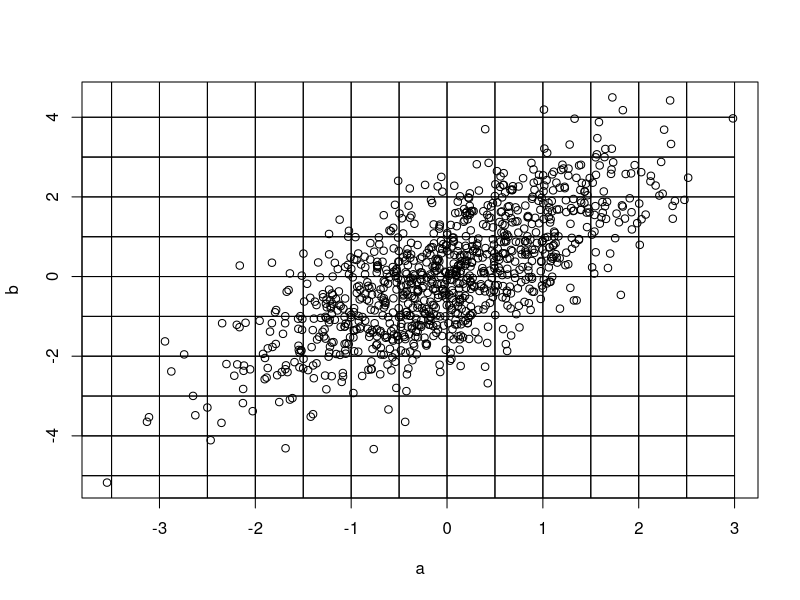

Write R code to recreate this figure.
# Christopher L. Simons, 2013

n_points <- 1000

#png("test.png")

within <- function(x, lower, upper) {
    return((x > lower) && (x < upper))
}

a <- rnorm(n_points)
b <- a + rnorm(n_points)

breaks_a <- hist(a, plot=FALSE)$breaks
breaks_b <- hist(b, plot=FALSE)$breaks

bins_a <- list()
for (i in 1:(length(breaks_a) - 1)) { # for each bin number ...
    bin_current <- c()
    for (j in 1:length(a)) { # for each data point number ...
        if (within(a[j], breaks_a[i], breaks_a[i + 1])) { # if within bin range
            bin_current[(length(bin_current) + 1)] <- a[j]
        }
    }
    bins_a[[i]] <- bin_current
}

bins_b <- list()
for (i in 1:(length(breaks_b) - 1)) { # for each bin number ...
    bin_current <- c()
    for (j in 1:length(b)) { # for each data point number ...
        if (within(b[j], breaks_b[i], breaks_b[i + 1])) { # if within bin range
            bin_current[(length(bin_current) + 1)] <- b[j]
        }
    }
    bins_b[[i]] <- bin_current
}

plot(a, b)

cell_points <- c()
for (i in 1:(length(breaks_a) - 1)) {
    for (j in 1:(length(breaks_b) - 1)) {
        points_in_cell <- 0
        for (a_i in bins_a[[i]]) {
            for (b_i in bins_b[[j]]) {
                points_in_cell <- points_in_cell + 1
            }
        }
        cell_points[length(cell_points) + 1] <- points_in_cell
        # Polygon for each cell =
        # { (lo-i, lo-j), (up-i, lo-j),
        #   (up-i, up-j), (lo-i, up-j), (lo-i, lo-j) }
        coords_x <- c()
        coords_x[length(coords_x) + 1] <- breaks_a[i]
        coords_x[length(coords_x) + 1] <- breaks_a[i + 1]
        coords_x[length(coords_x) + 1] <- breaks_a[i + 1]
        coords_x[length(coords_x) + 1] <- breaks_a[i]
        coords_x[length(coords_x) + 1] <- breaks_a[i]
        coords_y <- c()
        coords_y[length(coords_y) + 1] <- breaks_b[j]
        coords_y[length(coords_y) + 1] <- breaks_b[j]
        coords_y[length(coords_y) + 1] <- breaks_b[j + 1]
        coords_y[length(coords_y) + 1] <- breaks_b[j + 1]
        coords_y[length(coords_y) + 1] <- breaks_b[j]
        polygon(coords_x, coords_y)
    }
}

print(cell_points)
#dev.off()
